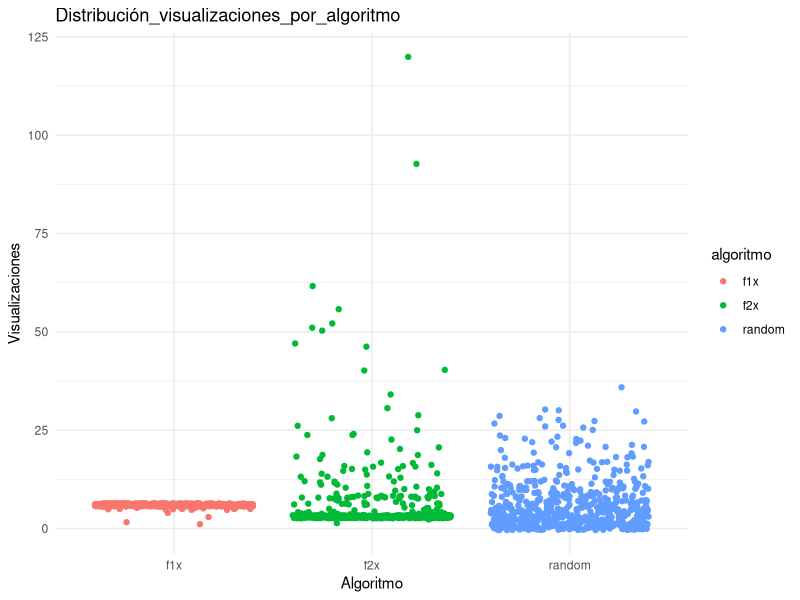
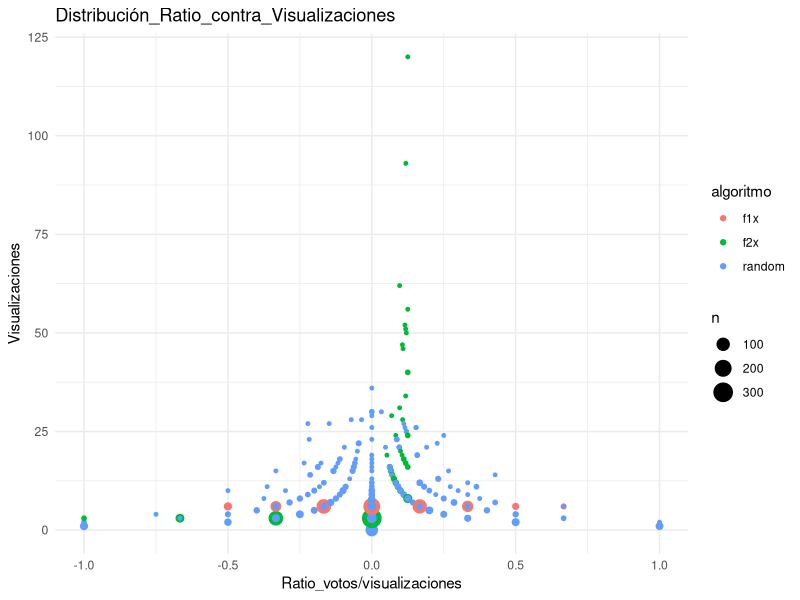

R code for these plots, in order:
## ---- chunk 1
knitr::opts_chunk$set(echo = TRUE)
## ---- chunk 2
mixingfun <- function(dislist, beta, total_votos){
  #La funcion devuelve un tibble con los valores para las 3 dimensiones y la distribucion original de donde proviene cada valor
  
  #dislist: Tiene que ser una lista de 3 elementos nombrada como "n","means" y "cov_mat" con un vector de longitud K, una lista de longitud K con vectores de longitud 3 y una lista de longitud K con matrices 3 x 3. El primer elemento marca la cantidad de sujetos a extraer de cada distribucion, el segundo elemento la media de cada distribucion y el ultimo la matriz de covarianza de cada distribucion.  
  
  library(MASS)
  library(tidyverse)
  
  pmap(
    dislist,
    function(n, means, cov_mat) mvrnorm(n, means, cov_mat) #Genero los muestreos de la distribucion multivariada
  ) %>% 
    lapply(as.data.frame) %>%  #Convierte cada matriz de la lista en dataframe
    bind_rows() %>% #Une la lista de matrices en un solo dataframe
    rename(Dim1 = V1,Dim2 = V2,Dim3 = V3) %>% #Cambia los nombres de las 3 columnas a algo mas representativo
    mutate( #Creo una nueva variable para indicar de que distribucion proviene originalmente cada valor
      Dist = rep( 
        1:length(dislist$n), dislist$n #Pongo un numero para cada distribucion y lo repito segun cuantos datos hay provenientes de esa distribucion
      ),
      Beta = beta,
      Votos_positivos = rbinom(sum(dislist$n), c(1:total_votos), prob = beta)
    ) %>%
    tibble() #Convierto el resultado final en un tibble
  
}

## ---- chunk 3
dist <- mixingfun(list("n" = c(200,300,100), # n de cada distribucion
                       "means" = list(c(2,2,2),c(1,1,1),c(0,0,0)), # lista con vectores de medias para cada dist
                       "cov_mat" = list(diag(1,3,3),diag(1,3,3),diag(1,3,3))), # lista con matrices de covarianza
                  rbeta(600,4,2),#Distribucion beta, n == sum(list$n)
                  2) #Size de distribucion binomial 
## ---- chunk 4
Voting <- function(pool_ideas, par, k, vpos, vneg, k_method = "random"){
  
  #Chequea fila por fila si se encuentra la opinion del participante
  check <- function(x){
    x%in%par
  }
  
  #Si se encuentra la idea del participante, se la elimina del pool de seleccion
  O_pool <- pool_ideas[-which(sapply(pool_ideas, check))[1],] %>%
    as_tibble
  
  #Condicional para chequear si el pool de ideas tiene por lo menos k filas
  if(nrow(O_pool) >= k)
  {
    
    #Condicionales para elegir algoritmos de seleccion
    if(k_method == "A"){
      
      k_opinion <- algoritmo_seleccion_f1x(O_pool, k)
      
    } else if(k_method == "B"){
      
      k_opinion <- algoritmo_seleccion_f2x(O_pool, k)
      
    }
    
    else{
      #Sampleo aleatorio
      k_opinion <- sample_n(O_pool, k, replace = F)
    }
    
    O_pool$visualizaciones[which(O_pool$ID%in%k_opinion$ID)] <- O_pool$visualizaciones[which(O_pool$ID%in%k_opinion$ID)] + 1 #se suma 1 a la dimension "visualizacion" del df a las ideas I presentes 
    # en 
    
    #k vectores con las dimensiones de k_opinion
    k2_noid <- k_opinion[,which(grepl("Dim", colnames(O_pool)))]
    
    #Distancia entre participante y k
    distance_i_j <- function(x){
      abs(par) - abs(x)
    }
    
    #Matriz de k filas con el resultado de la diferencia
    Dij <- apply(k2_noid,1, distance_i_j)
    
    Dij <- bind_rows(Dij)
    
    #Se pasan a valores absolutos todos los numeros
    Dij <- abs(Dij)
    
    #Inversa de la distancia, se elevan todos los valores a la -1
    sumDij_inverse <- sum(Dij**-1)
    
    #Probabilidad de cada vector de valores de ser elegido en base a la sumatoria de todas las distancias
    Probs_vpos <- function(x){
      (x**-1) / sumDij_inverse
    }
    
    Poij_pos<- sapply(Dij, Probs_vpos)
    
    #Condicional para votos positivos, chequea si el participante tiene votos positivos
    if(vpos > 0){
      
      #se samlea vpos con las probabilidades de cada fila/vector
      Voted_pos <- sample_n(k_opinion, vpos, prob = c(Poij_pos), replace = T)
      
      #se suma 1 punto a la idea que se corresponde con el valor minimo
      O_pool$V_pos[which(O_pool$ID%in%Voted_pos$ID)] <- O_pool$V_pos[which(O_pool$ID%in%Voted_pos$ID)] + 1 
      
    }
    
    
    #Sumatoria de todas las distancias
    sumDij <- sum(Dij)
    
    #Probabilidad de voto negativo
    Probs_vneg <- function(x){
      x / sumDij
    }
    
    Poij_neg<- sapply(Dij, Probs_vneg)
    
    #Condicional para votos negativos, chequea si el participante tiene votos negativos
    if(vneg > 0){
      
      #Se samplea vneg de k_opinion con probabilidades de voto negativo para cada vector
      Voted_neg <- sample_n(k_opinion,vneg, prob = c(Poij_neg), replace = T)
      
      #se suma 1 punto a la idea que se corresponde con el valor minimo
      O_pool$V_neg[which(O_pool$ID%in%Voted_neg$ID)] <- O_pool$V_neg[which(O_pool$ID%in%Voted_neg$ID)] + 1 
      
    }
    
    #Ratio Votos/visualizaciones
    O_pool$ratio_votos_vis[which(O_pool$ID%in%k_opinion$ID)] <- (O_pool$V_pos[which(O_pool$ID%in%k_opinion$ID)]-
                                                                   O_pool$V_neg[which(O_pool$ID%in%k_opinion$ID)])/O_pool$visualizaciones[which(O_pool$ID%in%k_opinion$ID)]
    
    return(O_pool)
    
  }
  
  else{
    return(pool_ideas)
  }
  
}
## ---- chunk 5
Opinion_pool <-function(dist, k,
                        k_method = "random"){
  
  #shuffle_dist: espera los resultados de shuffle_dist
  #k: numero de ideas que cada participante va a ver (numero entero)
  #total_votos: numero entero, cantidad de votos disponibles para el participante
  #par_num_iteration: cantidad de participantes por iteracion [FALTA ACLARAR QUE PASA CON ESTE ARGUMENTO]
  #k_method: criterio de seleccion de k, puede ser "random" (default), "A" o "B"
  
  library(tidyverse)
  
  
  
  #nuevo dataframe con las dimensiones de shuffled_dist
  par_pool <- dist[,which(grepl("Dim", colnames(dist)) | grepl("Votos", colnames(dist)))]
  
  #Se obtiene la cantidad total de votos para computar cantidad de votos negativos
  total_votos <- max(dist$Votos_positivos)
  
  #dataframe vacio para incorporar resultados del repeat loop
  O_pool <- tibble(NULL)
  
  repeat{
    
    #se selecciona primera fila 
    par_n <- par_pool[c(1:1),]
    
    #se selecciona solo los valores de la opinion del participante (Dim)
    par_dim_only <- par_n[, which(grepl("Dim", colnames(dist)))]
    
    #se arma un tibble con las dimensiones de par_n
    looping_tbl <- tibble(
      "ID" = sum(nrow(O_pool), 1),
      par_dim_only,
      "visualizaciones"=0, 
      "V_pos"=0,
      "V_neg" = 0,
      "ratio_votos_vis"= 0) 
    
    #incorpora la fila armada a O_pool
    O_pool <- bind_rows(O_pool,looping_tbl)
    
    #Se restan los votos positivos del total de votos para obtener la cantidad de votos negativos
    Votos_negativos <- abs(par_n$Votos_positivos - total_votos)
    
    #se guardan los resultados de la funcion Voting
    Voting_loop <- Voting(O_pool, par_dim_only, k, par_n$Votos_positivos, Votos_negativos, k_method)
    
    #se sobrescribe O_pool con los resultados de la votacion
    #se actualizan visualizaciones, votos positivos y negativos y el grado de conseso
    O_pool <- Voting_loop
    
    
    #se elimina la primera fila del pool de participantes
    par_pool <- par_pool[-c(1:1),]
    
    #el loop se rompe cuando no quedan mas filas en el pool de participantes
    if(nrow(par_pool) == 0)
      break
  }
  
  return(O_pool)
}
## ---- chunk 6
algoritmo_seleccion_f1x <- function(O_pool, k){
  
  #Se reordena aleatoriamente el dataframe
  #Se hace para evitar que, en caso de empate de visualizaciones,
  #todos los valores minimos tengan iguales probabilidades de ser seleccionados
  #al subsetear las últimas k filas del dataset
  O_pool <- sample_n(O_pool, nrow(O_pool))
  
  #Se obtienen k valores de los ultimos puestos del dataframe
  k_opinion<- O_pool[order(O_pool$visualizaciones, decreasing = T),] %>%
    slice_tail(n = k)
  
  return(k_opinion)
  
}
## ---- chunk 7
algoritmo_seleccion_f2x<- function(O_pool, k){
  
  #Se reordena aleatoriamente el dataframe
  #Se hace para evitar que, en caso de empate de visualizaciones,
  #todos los valores minimos tengan iguales probabilidades de ser seleccionados
  #al subsetear las últimas k filas del dataset
  O_pool <- sample_n(O_pool, nrow(O_pool))
  
  #Se subsetean las últimas k/2 filas del dataset ordenado de forma decreciente segun visualizaciones
  k_opinion_low<- O_pool[order(O_pool$visualizaciones, decreasing = T),] %>%
    slice_tail(n = k/2)
  
  #Se subsetean las primeras k/2 filas del dataset ordenado de forma decreciente segun ratio votos-visualizaciones
  k_opinion_high <- O_pool[order(O_pool$ratio_votos_vis, decreasing = T),] %>%
    slice_head(n = k/2)
  
  #Se combinan las filas de ambos subsets para formar k opinones que seran presentadas al participante
  k_opinion <- bind_rows(k_opinion_low, k_opinion_high)
  
  return(k_opinion)
  
}
## ---- chunk 8
O_random <- Opinion_pool(dist, 6)
O_A <- Opinion_pool(dist, 6, k_method = "A")
O_B <- Opinion_pool(dist, 6, k_method = "B")

## ---- chunk 9
super_df <- bind_rows(O_A, O_B, O_random)

super_df<-super_df %>%
  mutate(
    algoritmo = rep(c("f1x", "f2x", "random"), c(600,600,600))
  )

#distribucion de visualizaciones
library(ggplot2)
ggplot(super_df,aes(algoritmo,visualizaciones,col=algoritmo))+geom_jitter()+labs(x="Algoritmo",y="Visualizaciones",title="Distribución_visualizaciones_por_algoritmo")+theme_minimal()
## ---- chunk 10
ggplot(super_df,aes(ratio_votos_vis,visualizaciones,col=algoritmo))+geom_count()+labs(x="Ratio_votos/visualizaciones",y="Visualizaciones", title="Distribución_Ratio_contra_Visualizaciones")+theme_minimal()
